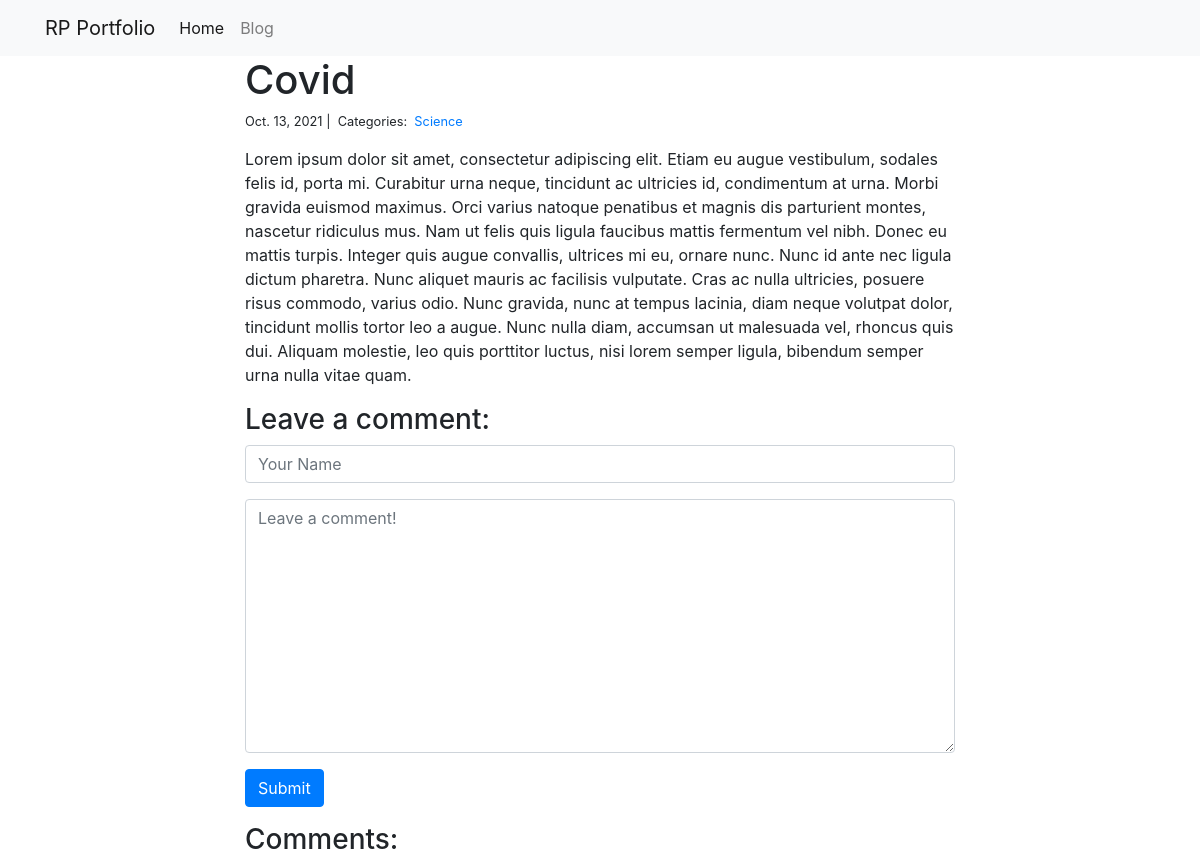
Page /blog/1/ on the committed database.
### blog/models.py (models this page shows)
class Post(models.Model):
    title = models.CharField(max_length=255)
    body = models.TextField()
    created_on = models.DateTimeField(auto_now_add=True)
    last_modified = models.DateTimeField(auto_now=True)
    categories = models.ManyToManyField("Category", related_name="posts")

class Category(models.Model):
    name = models.CharField(max_length=20)

### blog/views.py (the view, shortened to what this page needs)
# urls.py: path("<int:pk>/", views.blog_detail, name="blog_detail"),
def blog_detail(request, pk):
    post = Post.objects.get(pk=pk)
    form = CommentForm()
    comments = Comment.objects.filter(post=post)
    context = {
        "post": post,
        "comments": comments,
        "form": form
    }
    return render(request, "blog_detail.html", context)

### blog/forms.py
class CommentForm(forms.Form):
    author = forms.CharField(
        max_length=60,
        widget=forms.TextInput(
        attrs={
            "class": "form-control",
            "placeholder": "Your Name"
        }))
    body = forms.CharField(widget=forms.Textarea(attrs={"class": "form-control",
                                                        "placeholder": "Leave a comment!"}))

### blog/templates/blog_detail.html (shortened to what this page needs)
{% extends "base.html" %}
{% block page_content %}
<div class="col-md-8 offset-md-2">
    <h1>{{ post.title }}</h1>
    <small>
        {{ post.created_on.date }} |&nbsp;
        Categories:&nbsp;
        {% for category in post.categories.all %}
        <a href="{% url 'blog_category' category.name %}">
            {{ category.name }}
        </a>&nbsp;
        {% endfor %}
    </small>
    <p>{{ post.body | linebreaks }}</p>
    <h3>Leave a comment:</h3>
    <form action="/blog/{{ post.pk }}/" method="post">
        <div class="form-group">
            {{ form.author }}
        </div>
        <div class="form-group">
            {{ form.body }}
        </div>
        <button type="submit" class="btn btn-primary">Submit</button>
    </form>
    <h3>Comments:</h3>
</div>
{% endblock %}

### personal_portfolio/templates/base.html (shortened to what this page needs)
<link rel="stylesheet" href="https://stackpath.bootstrapcdn.com/bootstrap/4.1.3/css/bootstrap.min.css">
<nav class="navbar navbar-expand-lg navbar-light bg-light">
    <div class="container">
        <a class="navbar-brand" href="{% url 'project_index' %}">RP Portfolio</a>
        <div class="collapse navbar-collapse" id="navbarSupportedContent">
          <ul class="navbar-nav mr-auto">
            <li class="nav-item active">
              <a class="nav-link" href="{% url 'project_index' %}">Home</a>
            </li>
            <li class="nav-item">
              <a class="nav-link" href="{% url 'blog_index' %}">Blog</a>
            </li>
          </ul>
        </div>
    </div>
</nav>
<div class="container">
    {% block page_content %}{% endblock %}
</div>

### rows in the picture
Post: title "Covid", created_on "Oct. 13, 2021", body "Lorem ipsum dolor sit amet, consectetur adipiscing elit. Etiam eu augue vestibulum, sodales felis id, porta mi. Curabitur urna neque, tincidunt ac ultricies id, condimentum at urna. Morbi gravida euismod maximus. Orci varius natoque penatibus et magnis dis parturient montes, nascetur ridiculus mus. Nam ut felis quis ligula faucibus mattis fermentum vel nibh. Donec eu mattis turpis. Integer quis augue convallis, ultrices mi eu, ornare nunc. Nunc id ante nec ligula dictum pharetra. Nunc aliquet mauris ac facilisis vulputate. Cras ac nulla ultricies, posuere risus commodo, varius odio. Nunc gravida, nunc at tempus lacinia, diam neque volutpat dolor, tincidunt mollis tortor leo a augue. Nunc…"
Category: name "Science"
